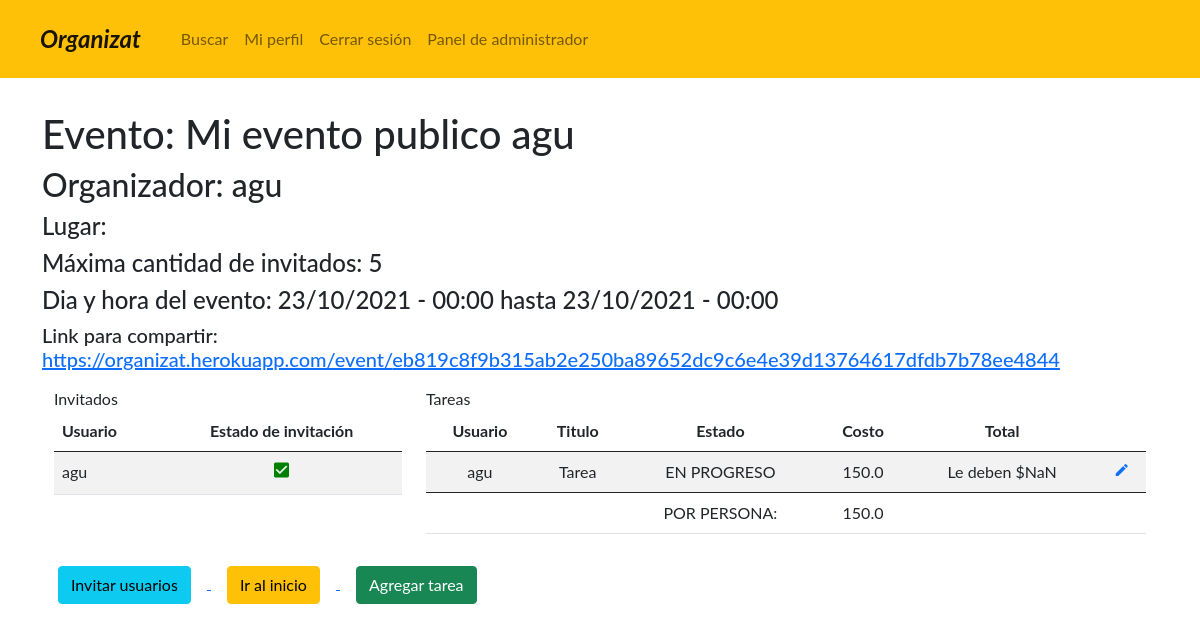
The app's page /event/eb819c8f9b315ab2e250ba89652dc9c6e4e39d13764617dfdb7b78ee4844/ (signed in) with its own data.
### administrador/models.py (models this page shows, shortened)
class Event(models.Model):
    name = models.CharField(max_length=40, blank=True, null=False, verbose_name='Nombre')
    owner = models.ForeignKey(User, on_delete=models.CASCADE, verbose_name="Organizador")
    description = models.TextField(max_length=255, blank=True, null=False, verbose_name='Descripcion')
    date_event_start = models.DateTimeField(default=datetime.today(), verbose_name='Fecha de alta del evento')
    date_event_end = models.DateTimeField(default=datetime.today(), verbose_name='Fecha de baja del evento')
    location = models.CharField(max_length=255, blank=True, null=False, verbose_name='Ubicación')
    event_link = models.URLField(max_length=200, verbose_name='Link')
    state = models.CharField(max_length=10, choices=STATES_EVENTO_USUARIO, verbose_name='Estado', null=True)
    max_guests = models.IntegerField(verbose_name='Capacidad máxima de invitados')
    visibility = models.CharField(max_length=14, choices=VISIBILITIES, verbose_name='Visibilidad')
    @property
    def list_invitation(self):
        return Invitation.objects.filter(event=self)
    @property
    def list_invitation_accepted(self):
        return Invitation.objects.filter(event=self, accepted_event=True)
    @property
    def list_tasks(self):
        return Task.objects.filter(event=self)
    @property
    def total_amount(self):
        total = 0
        for i in self.list_tasks:
            total += i.cost
        return round((total/len(self.list_invitation_accepted)), 1)
    class Meta:
        verbose_name = 'Evento'
        verbose_name_plural = 'Eventos'

class Invitation(models.Model):
    user = models.ForeignKey(User, on_delete=models.CASCADE, verbose_name="Integrate")
    event = models.ForeignKey(Event, on_delete=models.CASCADE, verbose_name="Evento")
    accepted_event = models.BooleanField(default=False, verbose_name="Aceptado")
    class Meta:
        verbose_name = 'Invitacion'
        verbose_name_plural = 'Invitaciones'

class Task(models.Model):
    user = models.ForeignKey(User, blank=True, null=True, on_delete=models.CASCADE, verbose_name="Encargado")
    event = models.ForeignKey(Event, on_delete=models.CASCADE, verbose_name="Evento")
    title = models.CharField(max_length=50, blank = False, null = False, verbose_name = 'Titulo')
    description = models.CharField(max_length=255, blank = False, null = False, verbose_name = 'Descripcion')
    status = models.CharField(choices = STATES_TAREAS, blank = False, null = False, max_length=22, verbose_name='Estado de la tarea')
    cost = models.FloatField(default = 0)
    class Meta:
        verbose_name = 'Tarea'
        verbose_name_plural = 'Tareas'

### administrador/views.py (the view)
def EventView(request, token):
    event = Event.objects.get(event_link=token)
    return render(request, 'event.html', {'event': event})

### templates/event.html (shortened to what this page needs)
{% extends 'base.html' %}
{% block content %}
<div class="container py-3 my-3">
    <h1>Evento: {{event.name}}</h1>
    <h2>Organizador: {{event.owner}}</h2>
    <h4>Lugar: {{event.location}}</h4>
    <h4>Máxima cantidad de invitados: {{event.max_guests}}</h4>
    <h4>Dia y hora del evento: {{event.date_event_start|date:"d/m/Y - H:i"}} hasta {{event.date_event_end|date:"d/m/Y - H:i"}}</h4>
    <h5>Link para compartir:
        <a href="javascript:getlink();"
            onclick="alert('URL copiada');"
            title="Click para copiar">https://organizat.herokuapp.com/event/{{event.event_link}}
        </a>
    </h5>
    <div class="container py-2 my-2">
        <div class="row">
            <div class="col-12 col-md-4">
                <leyend>Invitados</leyend>
                <table class="table table-striped table-hover">
                    {% if event.list_invitation %}
                        <thead>
                            <tr>
                                <th>Usuario</th>
                                <th class="text-center">Estado de invitación</th>
                            </tr>
                        </thead>
                        <tbody>
                        {% for invitation in event.list_invitation %}
                            <tr>
                                <td>{{invitation.user.username}}</td>
                                {% if invitation.accepted_event %}
                                    {% if request.user.is_superuser or request.user.id == invitation.event.owner.id %}
                                    <td class="text-center">
                                        <a href="{% url 'invitation_down' invitation.id event.event_link %}">
                                            <i class="material-icons" style="font-size:20px;color:green">check_box</i>
                                        </a>
                                    </td>
                                    {% else %}
                                    <td class="text-center">
                                        <i class="material-icons" style="font-size:20px;color:green">check_box</i>
                                    </td>
                                    {% endif %}
                                {% endif %}
                            </tr>
                        {% endfor %}
                        </tbody>
                    {% else %}
                        <thead>
                            <tr>
                                <th>Aun no hay invitados</th>
                            </tr>
                        </thead>
                    {% endif %}
                </table>
            </div>
            <div class="col-12 col-md-8">
                <leyend>Tareas</leyend>
                <table class="table table-striped table-hover">
                    {% if event.list_tasks %}
                        <thead>
                            <tr>
                                <th class="text-center">Usuario</th>
                                <th class="text-center">Titulo</th>
                                <th class="text-center">Estado</th>
                                <th class="text-center">Costo</th>
                                <th class="text-center">Total</th>
                                <th></th>
                            </tr>
                        </thead>
                        <tbody>
                        {% for task in event.list_tasks %}
                            <tr>
                                <td class="text-center">{{task.user|default_if_none:'No asignado'}}</td>
                                <td class="text-center">{{task.title}}</td>
                                <td class="text-center">{{task.status}}</td>
                                <td class="text-center" name="amount">{{task.cost}}</td>
                                <td class="text-center" name="total"></td>
                                {% if request.user.is_superuser or request.user.id == event.owner.id or request.user.id == task.user.id %}
                                    <td class="text-center">
                                        <a href="{% url 'update_task' event.event_link task.id %}">
                                            <i class="material-icons" style="font-size:16px">mode_edit</i>
                                        </a>
                                    </td>
                                {% endif %}
                            </tr>
                        {% endfor %}
                        </tbody>
                        <thead>
                            <tr>
                                <td></td>
                                <td></td>
                                <td class="text-center">POR PERSONA: </td>
                                <td class="text-center">{{event.total_amount}}</td>
                                <td class="text-center"></td>
                                <td></td>
                            </tr>
                        </thead>
                    {% else %}
                        <thead>
                            <tr>
                                <th>Aun no hay tareas</th>
                            </tr>
                        </thead>
                    {% endif %}
                </table>
            </div>
        </div>
    </div>
    <a href="{% url 'invite_user' event.event_link %}">
        <button type="button" class="mx-3 btn btn-info">Invitar usuarios</button>
    </a>
    <a href="{% url 'home' %}">
       <button type="button" class="mx-3 btn btn-warning">Ir al inicio</button>
   </a>
   {% if request.user.is_superuser or request.user.id == event.owner.id %}
   <a href="{% url 'add_task' event.event_link %}">
       <button type="button" class="mx-3 btn btn-success">Agregar tarea</button>
    </a>
    {% endif %}
</div>
{% endblock %}

### static/css/styles.css (style rules this page uses)
body { font-family: "Lato", sans-serif; }

### records on screen
Event: name "Mi evento publico agu", owner "agu", max_guests "5", date_event_start "23/10/2021 - 00:00", date_event_end "23/10/2021 - 00:00", event_link "eb819c8f9b315ab2e250ba89652dc9c6e4e39d13764617dfdb7b78ee4844", total_amount "150.0"
Invitation: user.username "agu", accepted_event True (drawn)
Task: user "agu", title "Tarea", status "EN PROGRESO", cost "150.0"
